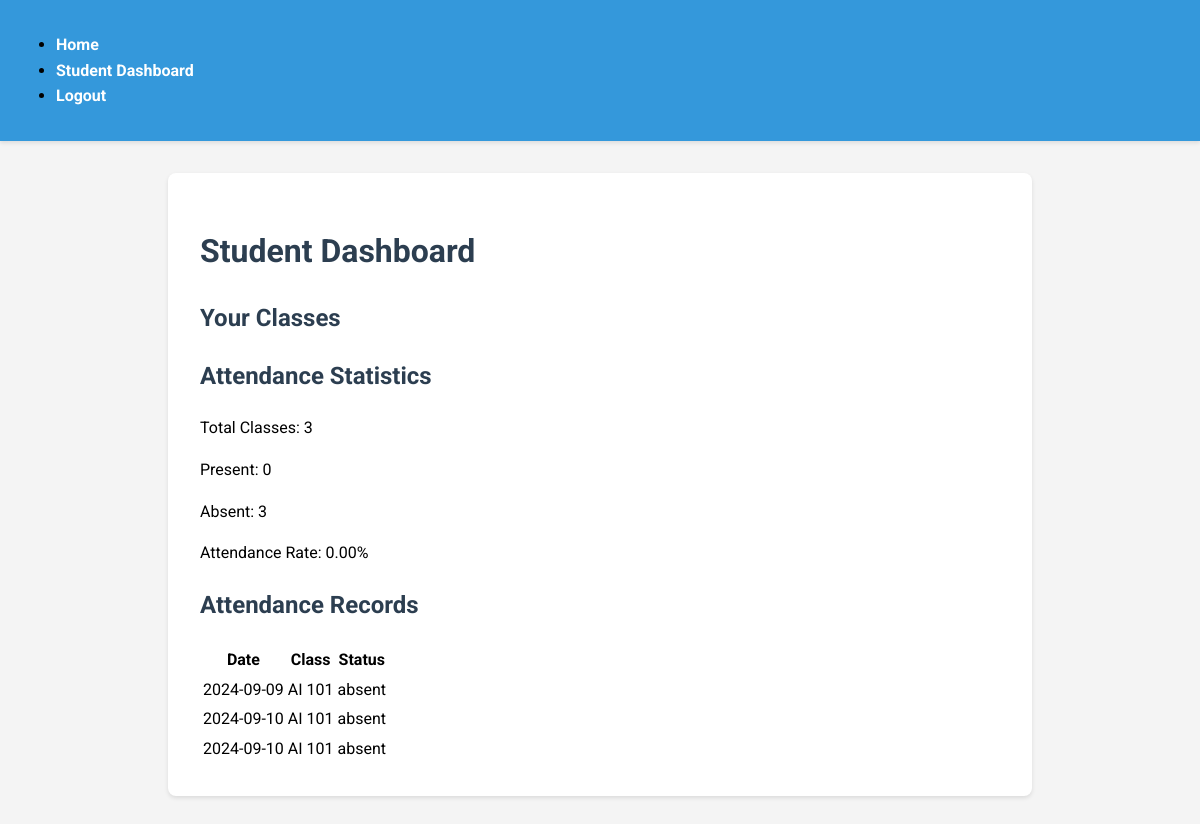
The page /student_dashboard (signed in) on the database as committed earlier.
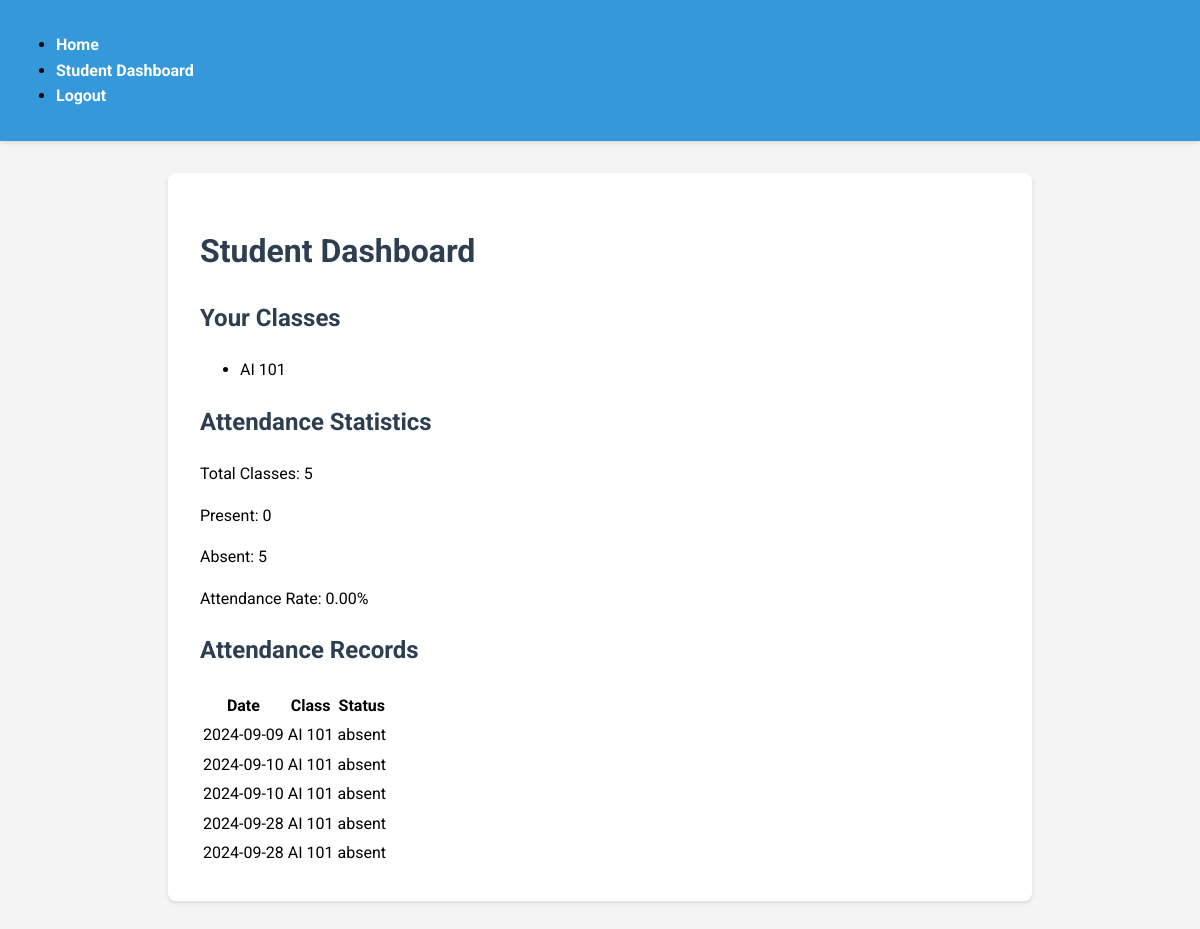
The same page on the database as committed later.
### models.py (models this page shows, shortened)
class BaseModel(db.Model):
    __abstract__ = True
    id = db.Column(db.Integer, primary_key=True)

class Attendance(BaseModel):
    __tablename__ = 'attendance'
    class_id = db.Column(db.Integer, db.ForeignKey('class.id'), nullable=False)
    student_id = db.Column(db.Integer, db.ForeignKey('user.id'), nullable=False)
    date = db.Column(db.Date, nullable=False)
    status = db.Column(db.String(20), nullable=False)
    class_ = db.relationship('Class', back_populates='attendances')

class Class(BaseModel):
    __tablename__ = 'class'
    name = db.Column(db.String(100), nullable=False)
    teacher_id = db.Column(db.Integer, db.ForeignKey('user.id'), nullable=False)
    students = db.relationship('User', secondary='user_class', back_populates='classes')
    attendances = db.relationship('Attendance', back_populates='class_')

### app.py (the view)
@app.route('/student_dashboard')
@login_required
def student_dashboard():
    if current_user.role != 'student':
        flash('Only students can access this dashboard')
        return redirect(url_for('dashboard'))
    classes = current_user.classes
    attendance_records = Attendance.query.filter_by(student_id=current_user.id).all()
    total_classes = len(attendance_records)
    present_count = sum(1 for record in attendance_records if record.status == 'present')
    absent_count = total_classes - present_count
    attendance_rate = (present_count / total_classes) * 100 if total_classes > 0 else 0
    return render_template('student_dashboard.html',
                           classes=classes,
                           attendance_records=attendance_records,
                           total_classes=total_classes,
                           present_count=present_count,
                           absent_count=absent_count,
                           attendance_rate=attendance_rate)

### app.py (called while the page is built)
@login_manager.user_loader
def load_user(user_id):
    return User.query.get(int(user_id))

### templates/student_dashboard.html
{% extends "base.html" %}
{% block content %}
    <h1>Student Dashboard</h1>
    <h2>Your Classes</h2>
    <ul>
        {% for class in classes %}
            <li>{{ class.name }}</li>
        {% endfor %}
    </ul>
    <h2>Attendance Statistics</h2>
    <p>Total Classes: {{ total_classes }}</p>
    <p>Present: {{ present_count }}</p>
    <p>Absent: {{ absent_count }}</p>
    <p>Attendance Rate: {{ "%.2f"|format(attendance_rate) }}%</p>
    <h2>Attendance Records</h2>
    <table>
        <thead>
            <tr>
                <th>Date</th>
                <th>Class</th>
                <th>Status</th>
            </tr>
        </thead>
        <tbody>
            {% for record in attendance_records %}
                <tr>
                    <td>{{ record.date }}</td>
                    <td>{{ record.class_.name }}</td>
                    <td>{{ record.status }}</td>
                </tr>
            {% endfor %}
        </tbody>
    </table>
{% endblock %}

### templates/base.html (shortened to what this page needs)
<!DOCTYPE html>
<html lang="en">
<head>
    <link rel="stylesheet" href="{{ url_for('static', filename='styles.css') }}">
</head>
<body>
    <header>
        <nav>
            <ul>
                <li><a href="{{ url_for('index') }}">Home</a></li>
                {% if current_user.is_authenticated %}
                    {% if current_user.role == 'teacher' %}
                        <li><a href="{{ url_for('dashboard') }}">Dashboard</a></li>
                    {% else %}
                        <li><a href="{{ url_for('student_dashboard') }}">Student Dashboard</a></li>
                    {% endif %}
                    <li><a href="{{ url_for('logout') }}">Logout</a></li>
                {% else %}
                    <li><a href="{{ url_for('login') }}">Login</a></li>
                    <li><a href="{{ url_for('register') }}">Register</a></li>
                {% endif %}
            </ul>
        </nav>
    </header>
    <main>
        {% block content %}{% endblock %}
    </main>
</body>
</html>

### static/styles.css (style rules this page uses)
body { font-family: 'Roboto', Arial, sans-serif; line-height: 1.6; margin: 0; padding: 0; background-color: #f4f4f4; }
nav { background-color: #3498db; padding: 1rem; box-shadow: 0 2px 4px rgba(0,0,0,0.1); }
nav ul li a { color: #fff; text-decoration: none; font-weight: bold; transition: color 0.3s ease; }
main { max-width: 800px; margin: 2rem auto; padding: 2rem; background-color: #fff; border-radius: 8px; box-shadow: 0 2px 4px rgba(0,0,0,0.1); }
h1, h2 { color: #2c3e50; }

Rows that differ between the two databases and show on the page:
now on this page (row unchanged): Class: name "AI 101"
added Attendance: date "2024-09-28", class_.name "AI 101", status "absent"
added Attendance: date "2024-09-28", class_.name "AI 101", status "absent"
Other text that changed with them:
{{ total_classes }}: "3" → "5"
{{ absent_count }}: "3" → "5"
